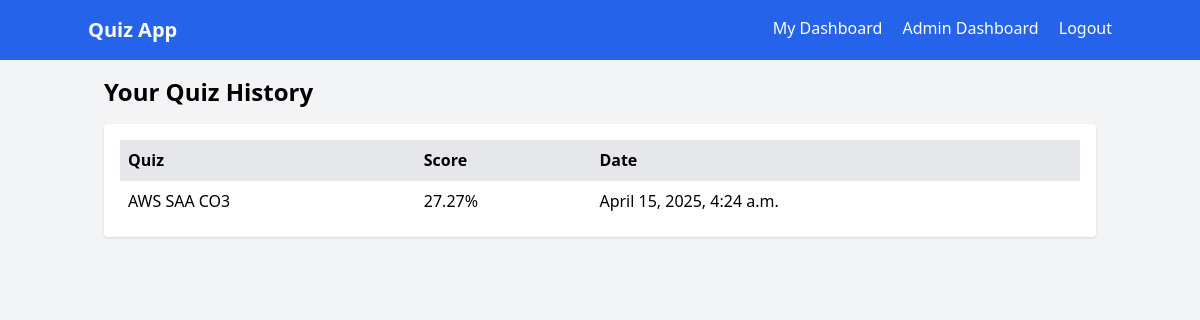
The page /dashboard/ (signed in) on the database its author committed.
### quizzes/models.py (models this page shows, shortened)
class UserAttempt(models.Model):
    user = models.ForeignKey(User, on_delete=models.CASCADE)
    quiz = models.ForeignKey(Quiz, on_delete=models.CASCADE)
    score = models.FloatField()
    attempted_at = models.DateTimeField(auto_now_add=True)

class Quiz(models.Model):
    title = models.CharField(max_length=255)
    description = models.TextField(blank=True)
    created_at = models.DateTimeField(auto_now_add=True)

### quizzes/views.py (the view)
# urls.py: path('dashboard/', views.user_dashboard, name='user_dashboard'),
@login_required
def user_dashboard(request):
    attempts =  UserAttempt.objects.filter(user=request.user).order_by('-attempted_at')
    return render(request, 'dashboard/user_dashboard.html', {'attempts': attempts})

### quizzes/templates/dashboard/user_dashboard.html
{% extends 'base.html' %}
{% block content %}
    <h1 class="text-2xl font-bold mb-4">Your Quiz History</h1>
    <div class="bg-white p-4 rounded shadow">
        {% if attempts %}
            <table class="w-full text-left">
                <thead>
                    <tr class="bg-gray-200">
                        <th class="p-2">Quiz</th>
                        <th class="p-2">Score</th>
                        <th class="p-2">Date</th>
                    </tr>
                </thead>
                <tbody>
                    {% for attempt in attempts %}
                        <tr class="border-t">
                            <td class="p-2">{{ attempt.quiz.title }}</td>
                            <td class="p-2">{{ attempt.score|floatformat:2 }}% </td>                            </td>
                            <td class="p-2">{{ attempt.attempted_at }}</td>
                        </tr>
                    {% endfor %}
                </tbody>
            </table>
        {% else %}
            <p>You haven't taken any quizzes yet.</p>
        {% endif %}
    </div>
{% endblock %}

### rows shown on the page
UserAttempt: quiz "AWS SAA CO3", score "27.27", attempted_at "April 15, 2025, 4:24 a.m."
